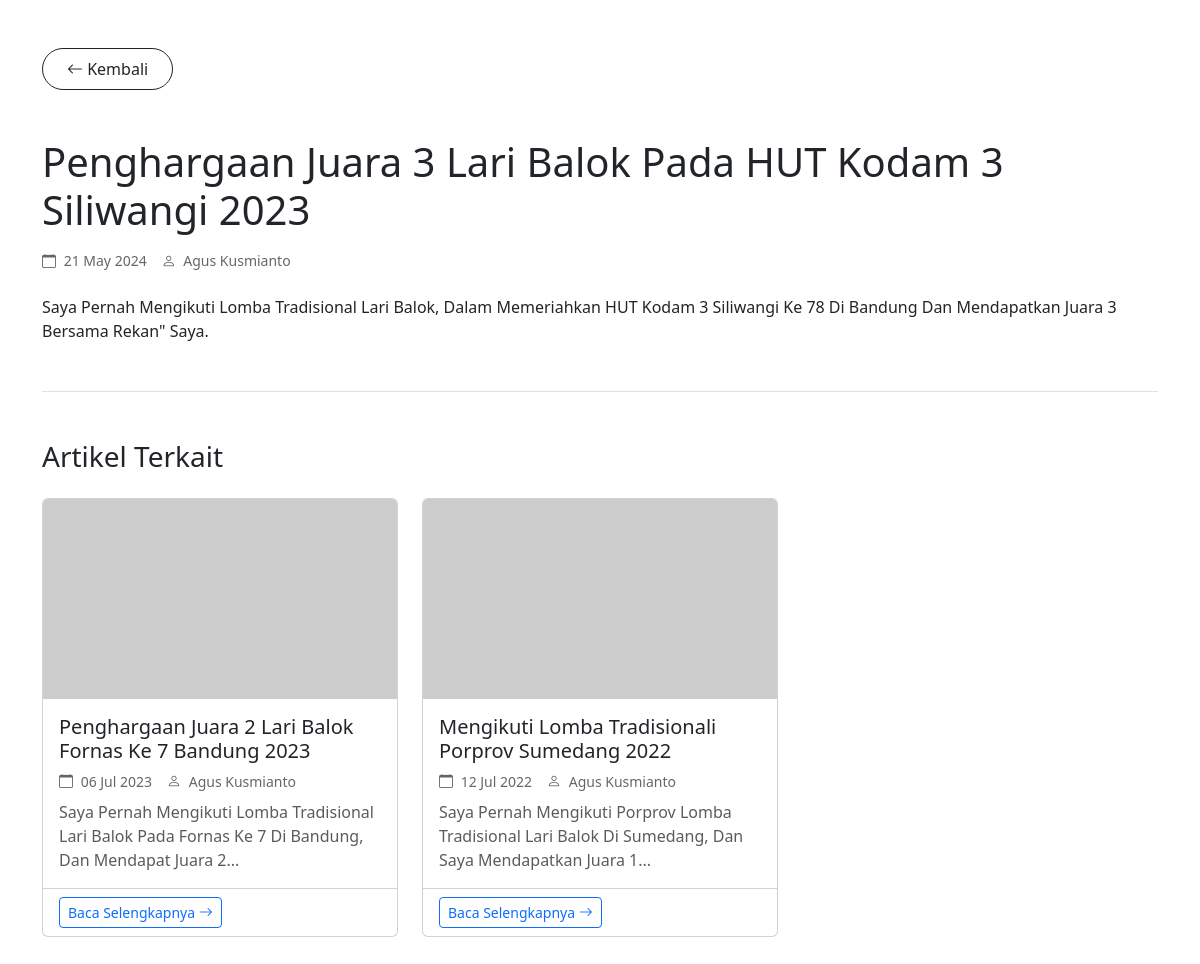
The app's page /frontend/detail_blog.php?id=31 with its own data.
### tables this page shows
CREATE TABLE `blogs` (
  `id` bigint NOT NULL,
  `image` varchar(255) NOT NULL,
  `date` date NOT NULL,
  `author` varchar(255) NOT NULL,
  `title` varchar(255) NOT NULL,
  `description` text NOT NULL
);

### frontend/detail_blog.php (the view, shortened to what this page needs)
<?php
include '../config/connection.php';
$id = (int)$_GET['id'];
$stmt = $connect->prepare("SELECT * FROM blogs WHERE id = ?");
$stmt->bind_param('i', $id);
if (!$stmt->execute()) {
    die("Execute failed: " . $stmt->error);
}
$result = $stmt->get_result();
$blog = $result->fetch_assoc();
if (isset($_GET['redirect'])) {
    $redirect = $_GET['redirect'];
} else {
    $referer = $_SERVER['HTTP_REFERER'] ?? '';
    if ($referer && strpos($referer, 'detail_blog.php') === false) {
        $redirect = $referer;
    } else {
        $redirect = 'index.php#blog';
    }
}
?>
<!DOCTYPE html>
<html lang="id">
<head>
    <link href="https://cdn.jsdelivr.net/npm/bootstrap@5.3.0/dist/css/bootstrap.min.css" rel="stylesheet">
    <link rel="stylesheet" href="https://cdn.jsdelivr.net/npm/bootstrap-icons@1.10.0/font/bootstrap-icons.css">
    <link href="https://unpkg.com/aos@2.3.1/dist/aos.css" rel="stylesheet">
</head>
<body>
    <section id="blog-detail" class="text-capitalize py-5">
        <div class="container">
            <div class="d-flex justify-content-between align-items-center mb-5">
                <a href="<?= htmlspecialchars($redirect) ?>" class="btn btn-outline-dark rounded-pill px-4 py-2">
                    <i class="bi bi-arrow-left"></i> Kembali
                </a>
            </div>
            <article class="mb-5" data-aos="fade-up">
                <h1 class="mb-3"><?= htmlspecialchars($blog['title'] ?? 'Judul tidak tersedia') ?></h1>
                <div class="d-flex flex-wrap align-items-center mb-4">
                    <div class="meta-item">
                        <i class="bi bi-calendar me-1"></i> <?= date('d F Y', strtotime($blog['date'])) ?>
                    </div>
                    <?php if (!empty($blog['author'])): ?>
                    <div class="meta-item">
                        <i class="bi bi-person me-1"></i> <?= htmlspecialchars($blog['author']) ?>
                    </div>
                    <?php endif; ?>
                </div>
                <div class="blog-content">
                    <?= nl2br(htmlspecialchars($blog['description'] ?? 'Konten tidak tersedia')) ?>
                </div>
            </article>
            <div class="mt-5 pt-5 border-top">
                <h3 class="mb-4">Artikel Terkait</h3>
                <div class="row g-4">
                    <?php
                    $relatedQuery = "SELECT id, title, image, date, author, description FROM blogs WHERE id != ? ORDER BY date DESC LIMIT 3";
                    $stmt = $connect->prepare($relatedQuery);
                    $stmt->bind_param('i', $id);
                    if (!$stmt->execute()) {
                        die("Execute failed: " . $stmt->error);
                    }
                    $relatedResult = $stmt->get_result();
                    while ($related = $relatedResult->fetch_assoc()):
                        $related_image_path = '../storages/blog/' . $related['image'];
                        $related_image_display = (!empty($related['image']) && file_exists($related_image_path))
                            ? $related_image_path
                            : 'https://via.placeholder.com/300x200?text=No+Image';
                        $short_description = strlen($related['description']) > 100
                            ? substr($related['description'], 0, 100) . '...'
                            : $related['description'];
                    ?>
                        <div class="col-md-4" data-aos="fade-up" data-aos-delay="100">
                            <div class="related-article card h-100">
                                <?php if (!empty($related['image'])): ?>
                                    <img src="<?= $related_image_display ?>"
                                        class="card-img-top" style="height: 200px; object-fit: cover;"
                                        alt="<?= htmlspecialchars($related['title'] ?? '') ?>">
                                <?php endif; ?>
                                <div class="card-body">
                                    <h5 class="card-title"><?= htmlspecialchars($related['title'] ?? 'Judul tidak tersedia') ?></h5>
                                    <div class="d-flex flex-wrap align-items-center mb-2">
                                        <div class="meta-item">
                                            <i class="bi bi-calendar me-1"></i> <?= date('d M Y', strtotime($related['date'])) ?>
                                        </div>
                                        <?php if (!empty($related['author'])): ?>
                                        <div class="meta-item">
                                            <i class="bi bi-person me-1"></i> <?= htmlspecialchars($related['author']) ?>
                                        </div>
                                        <?php endif; ?>
                                    </div>
                                    <p class="card-text text-muted text-limit">
                                        <?= htmlspecialchars($short_description) ?>
                                    </p>
                                </div>
                                <div class="card-footer bg-transparent">
                                    <a href="detail_blog.php?id=<?= $related['id'] ?>&redirect=<?= urlencode('detail_blog.php?id=' . $id . '&redirect=' . $redirect) ?>" class="btn btn-sm btn-outline-primary">
                                        Baca Selengkapnya <i class="bi bi-arrow-right"></i>
                                    </a>
                                </div>
                            </div>
                        </div>
                    <?php endwhile; ?>
                </div>
            </div>
        </div>
    </section>
</body>
</html>

### frontend/detail_blog.php (style rules this page uses)
.related-article { transition: transform 0.3s; }
.text-limit { display: -webkit-box; -webkit-line-clamp: 3; -webkit-box-orient: vertical; overflow: hidden; }
.meta-item { font-size: 14px; color: #666; margin-right: 15px; }

### records on screen
blogs: title "Penghargaan Juara 3 Lari Balok Pada HUT Kodam 3 Siliwangi 2023", date "21 May 2024", author "Agus Kusmianto", description "Saya Pernah Mengikuti Lomba Tradisional Lari Balok, Dalam Memeriahkan HUT Kodam 3 Siliwangi Ke 78 Di Bandung Dan Mendapatkan Juara 3 Bersama Rekan\" Saya."
blogs: title "Penghargaan Juara 2 Lari Balok Fornas Ke 7 Bandung 2023", date "06 Jul 2023", author "Agus Kusmianto", description "Saya Pernah Mengikuti Lomba Tradisional Lari Balok Pada Fornas Ke 7 Di Bandung, Dan Mendapat Juara 2..."
blogs: title "Mengikuti Lomba Tradisionali Porprov Sumedang 2022", date "12 Jul 2022", author "Agus Kusmianto", description "Saya Pernah Mengikuti Porprov Lomba Tradisional Lari Balok Di Sumedang, Dan Saya Mendapatkan Juara 1..."
